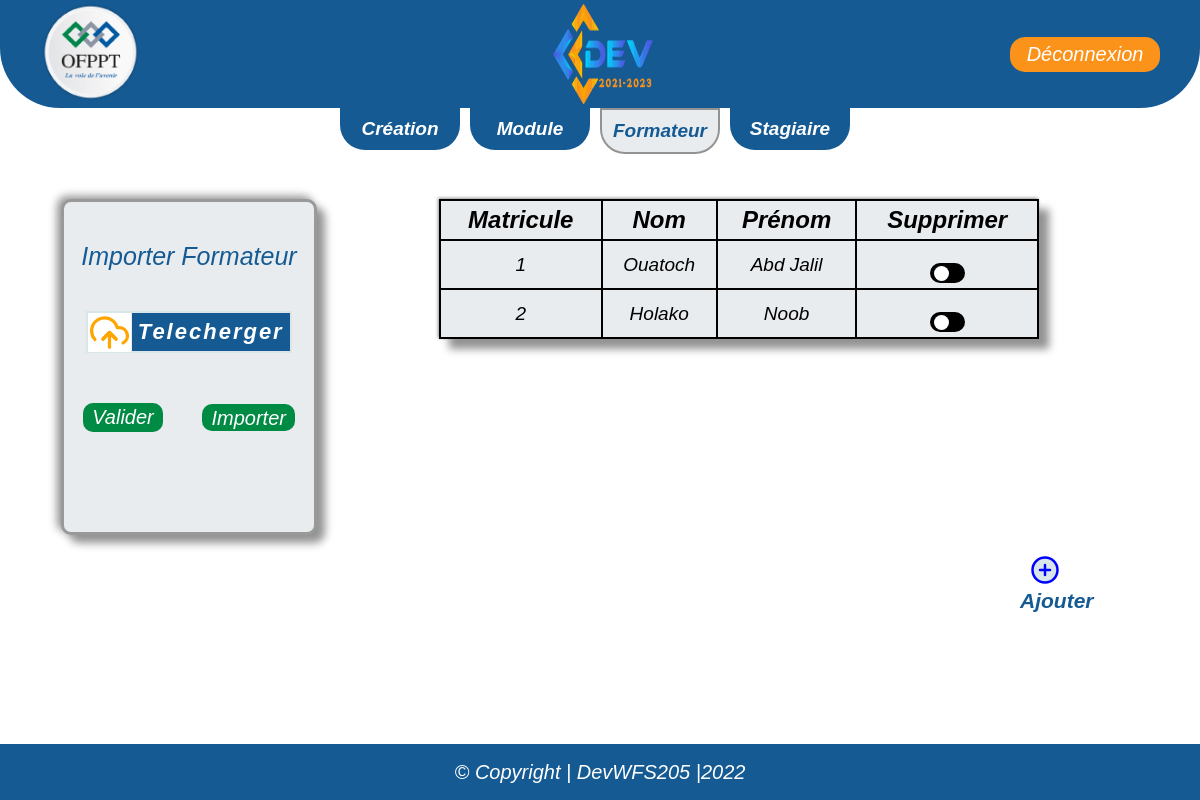
Before: /Main-Formateur.php (signed in) with the older database file.
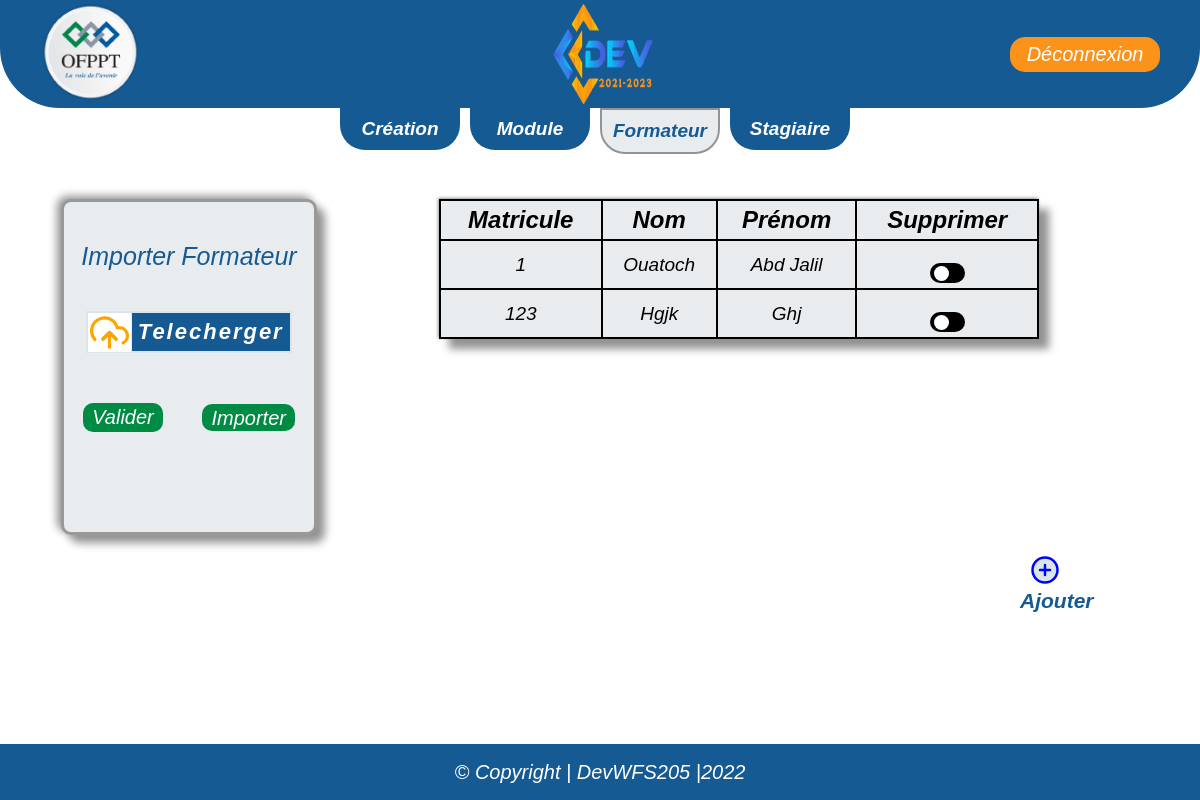
After: the same page with the newer database file.
### tables this page shows
CREATE TABLE `formateur` (
  `Matricule` varchar(50) NOT NULL,
  `nomFormateur` varchar(50) NOT NULL,
  `prenomFormateur` varchar(50) NOT NULL
);

### Main-Formateur.php (the view, shortened to what this page needs)
<?php
include_once('inc/db.php');
?>
<?php
$sql = "SELECT * from formateur ";
$pdo_statement = $conn->prepare($sql);
$pdo_statement->execute();
$formateur = $pdo_statement->fetchAll();
?>
<!DOCTYPE html>
<html lang="fr">
<head>
    <link rel="stylesheet" href="https://cdnjs.cloudflare.com/ajax/libs/font-awesome/4.7.0/css/font-awesome.min.css">
    <link rel="stylesheet" media="screen" href="./styles/importerFormateur.css">
    <link rel="stylesheet" href="./styles/importerFormateur.css">
    <link rel="stylesheet" href="./styles/snackbar.css">
</head>
<body>
    <header>
        <div class="logoOfppt">
            <img src="./images/Ofpptlogo.png" alt="logoOfppt" id="logoOfppt">
        </div>
        <div class="logoApp">
            <img src="./images/logoApp.png" alt="logo" class="logoApp">
        </div>
        <div class="déconnexion">
            <button type="button" id="Déconnexion"><a href="./logout.php">Déconnexion</a></button>
        </div>
    </header>
    <nav>
        <ul>
        <li>
            <a href="./creation.php"><button >Création</button></a>
        </li>
        <li>
            <a href="./ImporterModules.php"><button class="module">Module</button></a>
        </li>
        <li>
            <a href="./Main-Formateur.php"><button class="Formateur">Formateur</button></a>
        </li>
        <li>
            <a href="./Importer_stagiaire.php"><button>Stagiaire</button> </a>
        </li>
        </ul>
    </nav>
    <main>
        <div class="selects">
            <ul>
                <li> <label for="">importer formateur</label></li>
                <li>
                    <div class="telecharger">
                        <a href="/examples/Formateur.csv" download='Formateur.csv'><img src="./images/upload-cloud.svg"
                                alt="" srcset="" id="icon-upload">
                            <input type="button" value="telecherger" id="telecherger"></a>
                    </div>
                <li>
                    <div class="validerImporter">
                        <input type="submit" value="valider" id="valider" onclick=" return vk()"> <input type="file"
                        <label for="file" id='buttonPhoto'>importer</label>
                    </div>
                </li>
            </ul>
        </div>
        <div class="listeFormateur">
            <?php
            if (empty($formateur)) {
                echo "<div class='first-msg'>" . "<span>&#8592;</span>" . " Veuillez sélectionner un groupe " . "</div>";
            } else {
            ?>
            <table>
                <tr>
                    <th>matricule</th>
                    <th>nom</th>
                    <th>prénom</th>
                    <th>supprimer</th>
                </tr>
                <?php
                $c = 1;
                foreach ($formateur as $row) {
                ?>
                <tr id="tr-<?= $c++ ?>">
                    <td>
                        <?= $row["Matricule"] ?>
                    </td>
                    <td>
                        <?= $row["nomFormateur"] ?>
                    </td>
                    <td>
                        <?= $row["prenomFormateur"] ?>
                    </td>
                    <td>
                        <button class="btn-click" value=<?= $row['Matricule'] ?>>
                        <label class="switch">
                            <span class="slider round"></span>
                        </label>
                        </button>
                    </td>
                </tr>
                <?php
                }
            }
                ?>
            </table>
        </div>
    </main>
    <div class="ajoute">
        <a href="./AjouterFormateur.php"><img src="./images/plus-circle.svg" alt="">
            <p>Ajouter</p>
        </a>
    </div>
    <footer>
        <p>© Copyright | DevWFS205 |2022</p>
    </footer>
</body>
</html>

### styles/importerFormateur.css (style rules this page uses)
* { padding: 0px; margin: 0px; font-family: "Franklin Gothic Demi italic", "Franklin Gothic Medium", "Arial Narrow", Arial, sans-serif; text-transform: capitalize; font-style: italic; }
:root { --color1: #fb931b; --color2: #155a93; --color3: #d8e6ea; --color4: #ffffff; --color5: rgb(232, 236, 239); --color6: rgb(247, 187, 7); }
body { -ms-overflow-style: none; scrollbar-width: none; }
header { display: flex; flex-wrap: wrap; justify-content: space-between; align-items: center; top: 0; height: 106px; background-color: var(--color2); padding: 1px 40px; border-radius: 0 0 60px 60px; }
#logoOfppt { height: 100px; width: 100px; }
.logoApp { margin-right: -5%; height: 100px; width: 100px; }
#Déconnexion { margin-right: 0px; background-color: var(--color1); text-align: center; border-radius: 15px; font-size: 20px; width: 150px; height: 35px; color: var(--color1); cursor: pointer; outline: none; border: none; }
a { text-decoration: none; color: var(--color4); }
nav { height: 35px; }
nav ul { list-style-type: none; display: flex; justify-content: center; }
nav ul li { margin-right: 10px; width: 120px; }
nav ul li button { width: 120px; padding: 10px; border: 0; border-radius: 0 0 25px 25px; background-color: var(--color2); color: white; font-size: 19px; font-weight: bold; text-decoration: none; }
main { display: flex; justify-content: space-around; margin-top: 56px; }
.selects { border: 3px solid #999999; background-color: var(--color5); text-align: center; box-shadow: 8px 8px 8px rgb(147, 147, 147), -4px -3px 8px rgb(147, 147, 147); border-radius: 10px; width: 250px; height: 330px; }
.selects ul { list-style: none; }
.selects ul li { margin: 40px 0px; }
.selects ul li .telecharger { width: fit-content; margin: auto; border: 2px solid var(--color3); }
.selects #telecherger { background-color: var(--color2); color: var(--color4); font-weight: bolder; letter-spacing: 2px; font-size: 22px; padding: 6px 6px; border: none; cursor: pointer; }
.selects #icon-upload { background-color: white; position: relative; height: 39px; margin-right: -4px; margin-bottom: -13px; cursor: pointer; padding: 0px 2px; }
.selects ul li label { color: var(--color2); font-size: 25px; }
.selects input[type="submit"] { background-color: rgb(0, 139, 69); color: var(--color4); margin-top: 10px; font-size: 20px; width: 80px; padding: 3px; border-radius: 10px; border: none; cursor: pointer; transition: 0.5s; }
#buttonPhoto { text-align: center; margin-left: 35px; background-color: rgb(0, 139, 69); color: var(--color4); margin-top: 10px; font-size: 20px; padding: 2.5px 9px; border-radius: 10px; border: none; cursor: pointer; transition: 0.5s; }
.listeFormateur { width: 50%; margin-right: 100px; }
table { width: 100%; font-size: 24px; box-shadow: 10px 10px 8px rgb(147, 147, 147), -1px -1px 3px rgb(147, 147, 147); background-color: rgb(232, 236, 239); }
table tr td { font-size: 19px; }
.listeFormateur table, td, th { border: 2px solid black; border-collapse: collapse; text-align: center; padding: 5px; }
.ajoute { width: 100px; position: relative; margin-left: 85%; margin-top: 20px; }
.ajoute img { width: 30px; height: 30px; margin-left: 10px; }
.ajoute p { font-size: 21px; color: var(--color2); font-weight: bolder; transition: 0.2s; }
.btn-click { cursor: pointer; border: 0; background: transparent; border: none !important; font-size: 0; }
footer { display: flex; margin-top: 3vh; background-color: var(--color2); justify-content: center; align-items: center; color: white; position: fixed; bottom: 0; width: 100%; height: 7vh; }
footer p { font-size: 20px; }
.Formateur { background-color: rgb(232, 236, 239); color: var(--color2); border: 2px solid rgb(147, 147, 147); }
.switch { position: relative; display: inline-block; width: 35px; height: 20px; }
.slider { position: absolute; cursor: pointer; top: 0; left: 0; right: 0; bottom: 0; background-color: black; -webkit-transition: .4s; transition: .4s; }
.slider:before { position: absolute; content: ""; height: 15px; width: 15px; left: 4px; bottom: 2px; background-color: white; -webkit-transition: .4s; transition: .4s; }
.slider.round { border-radius: 34px; }
.slider.round:before { border-radius: 50%; }

Changed rows visible on the page:
removed formateur: Matricule "2", nomFormateur "Holako", prenomFormateur "Noob"
added formateur: Matricule "123", nomFormateur "Hgjk", prenomFormateur "Ghj"
